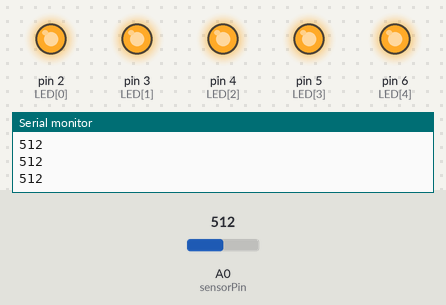
A sketch run on a simulated Arduino Uno, built with avr-gcc and run on an emulated ATmega328P. Shown: output pins drawn as LEDs (lit = HIGH), the last lines printed to the serial monitor. The inputs (shaded band) are chosen by the test bench; at power-on: A0 (sensorPin) = 512.

Above: at 1.2 s.
1.3 s: A0 (sensorPin) set to 47
At 1.8 s:
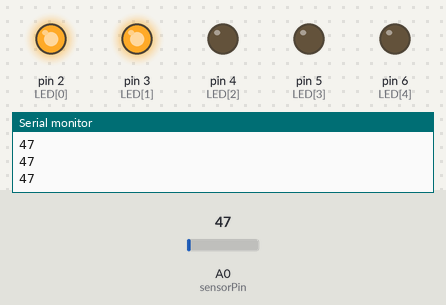
2.8 s: A0 (sensorPin) set to 30
At 4.0 s:
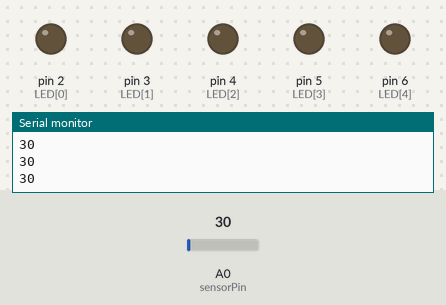
4.3 s: A0 (sensorPin) set to 37
5.8 s: A0 (sensorPin) set to 43
At 6.8 s:
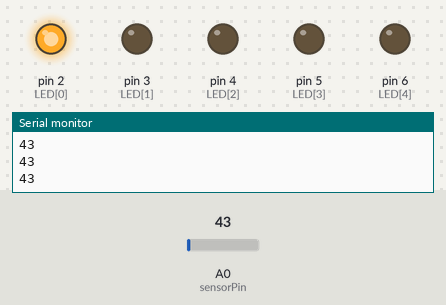
7.3 s: A0 (sensorPin) set to 59
At 8.1 s:
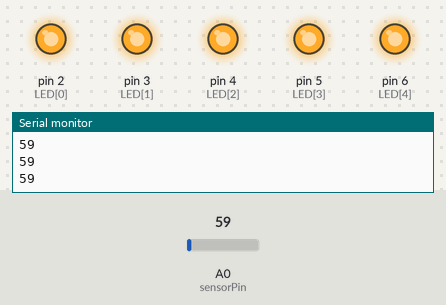
8.8 s: A0 (sensorPin) set to 39
At 9.4 s:
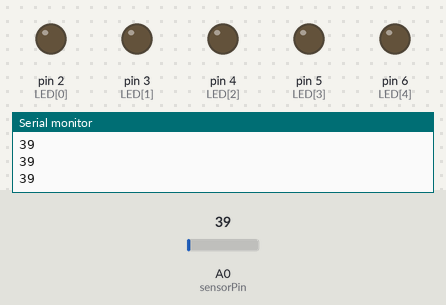
Timing chart, 0 to 11.3 s (numbered marks = the images above; inputs shaded):
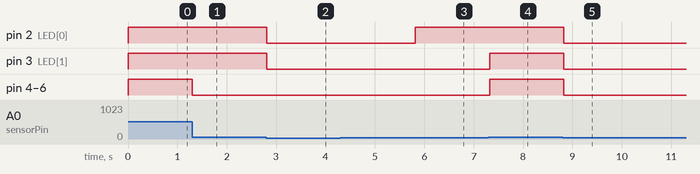

The sketch:

sensorLM35.ino
```cpp
int LED[5] = {2, 3, 4, 5, 6};
int sensorPin = A0;

void setup() {
  // put your setup code here, to run once:
  Serial.begin(9600);
  for (int i = 0; i < 5; i++) {
    pinMode(LED[i], OUTPUT);
  }
}

void loop() {
  // put your main code here, to run repeatedly:

  int val = analogRead(sensorPin);
  Serial.println(val);

  for (int i = 0; i < 5; i++) {
    digitalWrite(LED[i], LOW);
  }

  if (val > 40 && val < 45) { // 20 - 22 C
    digitalWrite( LED[0], HIGH);
  } else if (val > 45 && val < 49) { // 22 - 24 C
    digitalWrite( LED[0], HIGH);
    digitalWrite( LED[1], HIGH);
  } else if (val > 49 && val < 53) { // 24 - 26 C
    digitalWrite( LED[0], HIGH);
    digitalWrite( LED[1], HIGH);
    digitalWrite( LED[2], HIGH);
  } else if (val > 53 && val < 57) { // 26 - 28 C
    digitalWrite( LED[0], HIGH);
    digitalWrite( LED[1], HIGH);
    digitalWrite( LED[2], HIGH);
    digitalWrite( LED[3], HIGH);
  } else if (val > 57) { // Over 28 C
    digitalWrite( LED[0], HIGH);
    digitalWrite( LED[1], HIGH);
    digitalWrite( LED[2], HIGH);
    digitalWrite( LED[3], HIGH);
    digitalWrite( LED[4], HIGH);
  }
  delay(100);

}
```

Measured:
- the behaviour switches between 40 and 41 on A0 (sensorPin) (found by bisection; images 2 and 3)
- after the input at 1.3 s, pin 4 (LED[2]), pin 5 (LED[3]), pin 6 (LED[4]): HIGH → LOW at once
- after the input at 2.8 s, pin 2 (LED[0]), pin 3 (LED[1]): HIGH → LOW at once
- after the input at 5.8 s, pin 2 (LED[0]): LOW → HIGH at once
- after the input at 7.3 s, pin 3 (LED[1]), pin 4 (LED[2]), pin 5 (LED[3]), pin 6 (LED[4]): LOW → HIGH at once
- after the input at 8.8 s, pin 2 (LED[0]), pin 3 (LED[1]), pin 4 (LED[2]), pin 5 (LED[3]), pin 6 (LED[4]): HIGH → LOW at once
